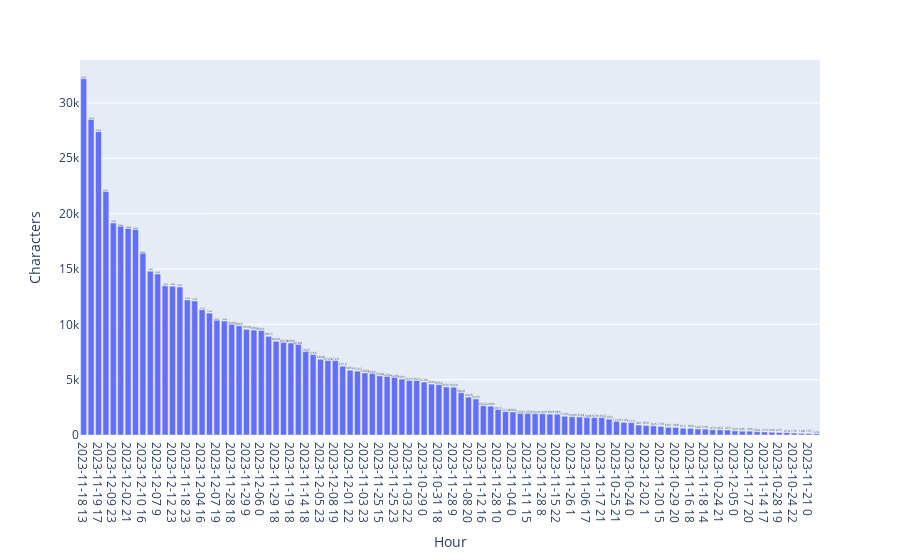

The code cell stored with this chart in its notebook:
### Code cell
fig_top_hours_by_characters = px.bar(df_top_hours_by_characters, 
x = 'Hour', y = 'Characters', text = 'Characters')
fig_top_hours_by_characters.update_xaxes(type = 'category')
fig_top_hours_by_characters.write_html('Analyses/top_hours_by_characters.html')
fig_top_hours_by_characters.write_image(
    'Analyses/top_hours_by_characters.png', 
    width = 1920, height = 1080, engine = 'kaleido', scale = 2)
fig_top_hours_by_characters
